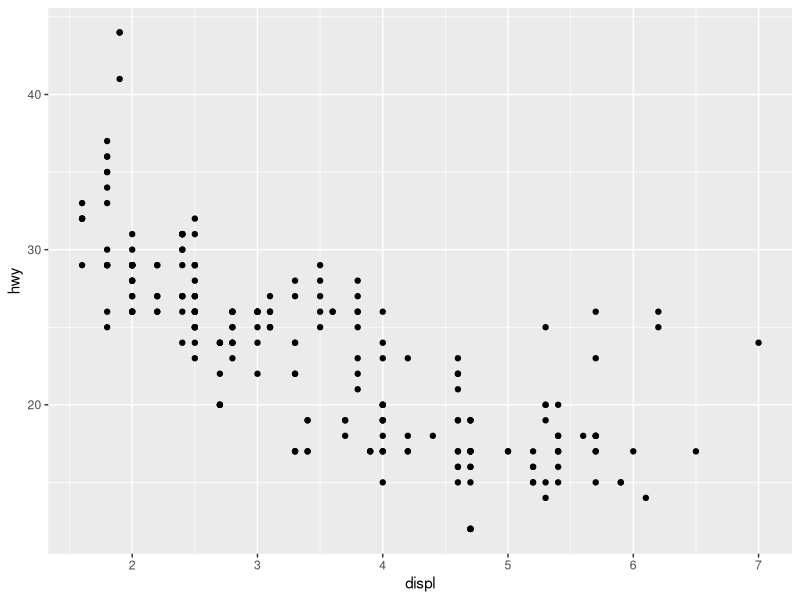
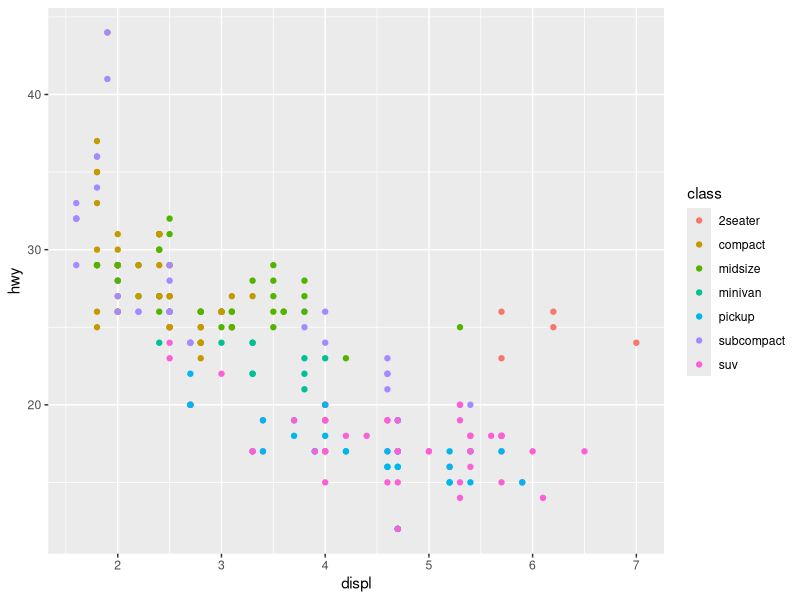
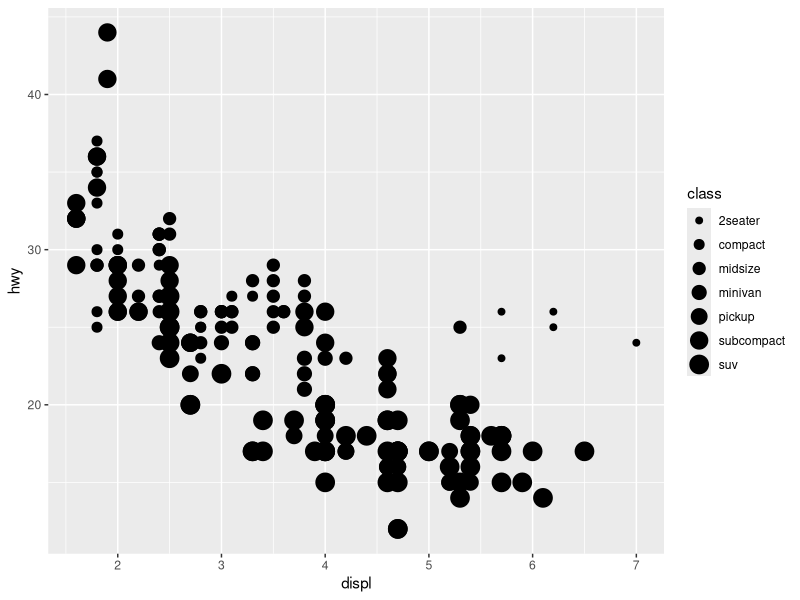
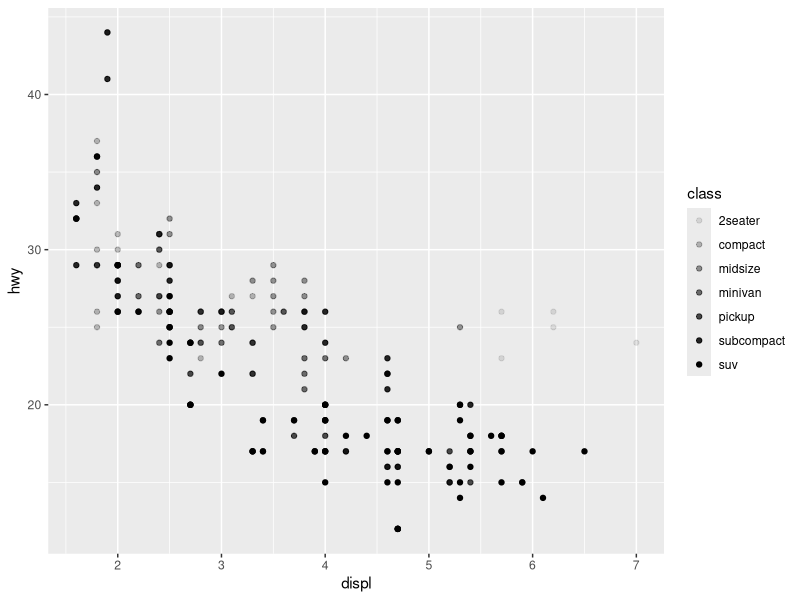
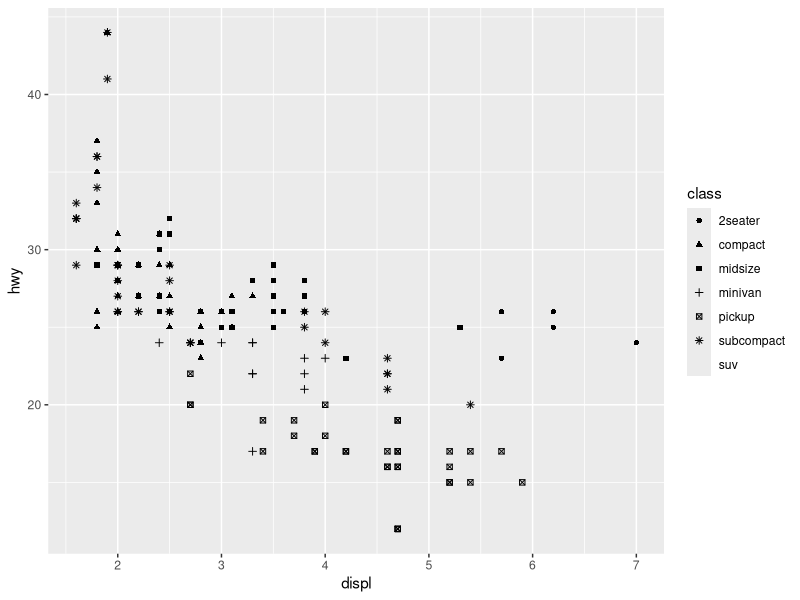
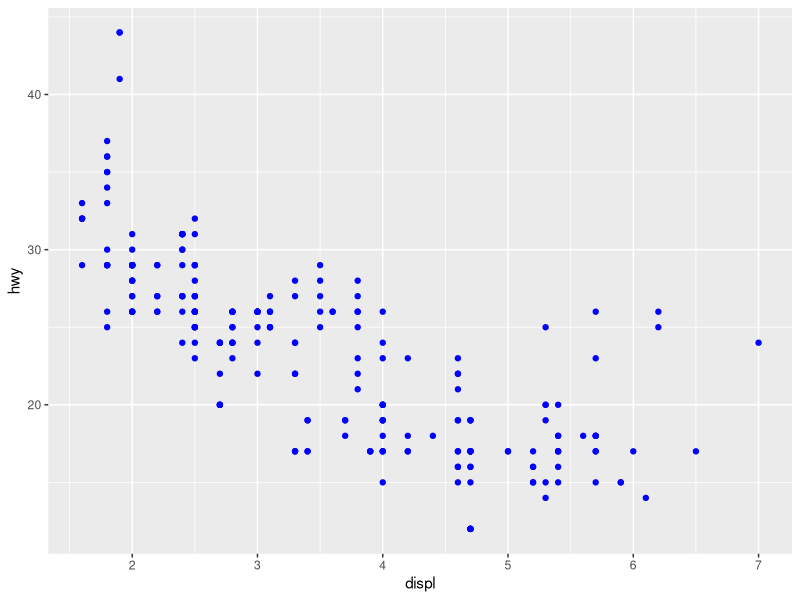
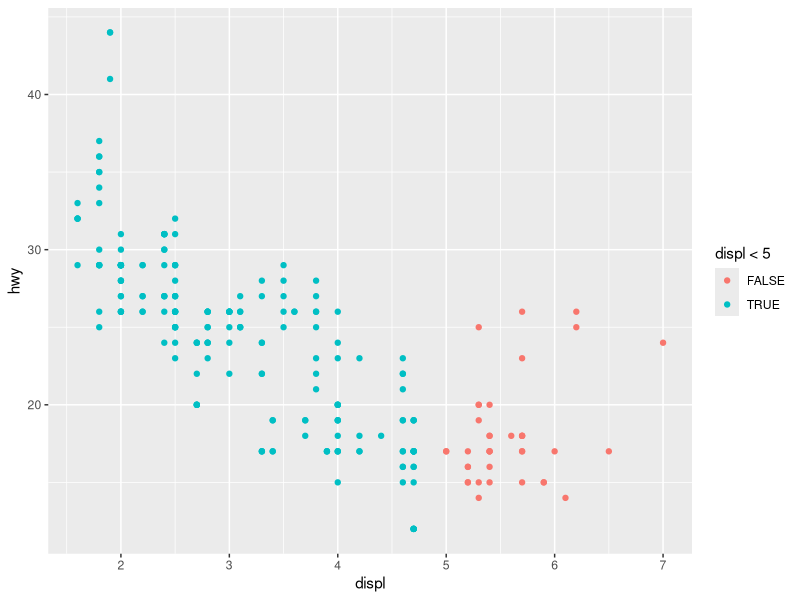
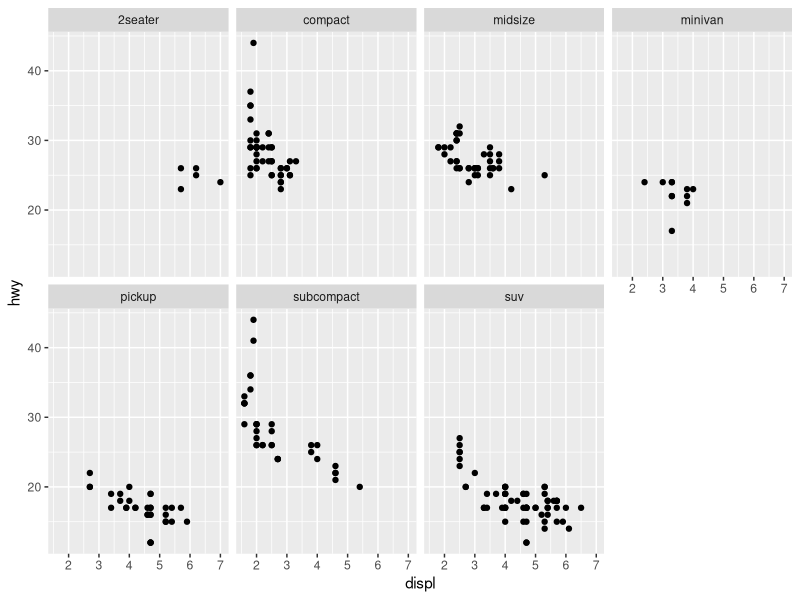

Recreate these plots in R, in order.
## ---- chunk 1
library(tidyverse)
## ---- chunk 2
mpg

ggplot(data = mpg) + 
  geom_point(mapping = aes(x = displ, y = hwy))
## ---- chunk 3
ggplot(data = mpg) + 
  geom_point(mapping = aes(x = displ, y = hwy, color = class))
## ---- chunk 4
ggplot(data = mpg) + 
  geom_point(mapping = aes(x = displ, y = hwy, size = class))
## ---- chunk 5
ggplot(data = mpg) + 
  geom_point(mapping = aes(x = displ, y = hwy, alpha = class))
## ---- chunk 6
ggplot(data = mpg) + 
  geom_point(mapping = aes(x = displ, y = hwy, shape = class))

## ---- chunk 7
ggplot(data = mpg) + 
  geom_point(mapping = aes(x = displ, y = hwy), color = "blue")
## ---- chunk 8
ggplot(data = mpg) + 
geom_point(mapping = aes(x=displ,y=hwy,colour = displ < 5))
## ---- chunk 9
ggplot(data = mpg) + 
  geom_point(mapping = aes(x = displ, y = hwy)) + 
  facet_wrap(~ class, nrow = 2)
## ---- chunk 10
ggplot(data = mpg) + 
  geom_point(mapping = aes(x = displ, y = hwy)) + 
  facet_grid(drv ~ cyl)
## ---- chunk 11
ggplot(data = mpg) + 
  geom_point(mapping = aes(x = displ, y = hwy)) +
  facet_grid(drv ~ .)

ggplot(data = mpg) + 
  geom_point(mapping = aes(x = displ, y = hwy)) +
  facet_grid(. ~ cyl)
## ---- chunk 12
ggplot(data = mpg) + 
  geom_point(mapping = aes(x = displ, y = hwy)) + 
  facet_wrap(~ class, nrow = 2)
## ---- chunk 13
ggplot(data = mpg) + 
  geom_point(mapping = aes(x = displ, y = hwy))

ggplot(data = mpg) + 
  geom_smooth(mapping = aes(x = displ, y = hwy))
## ---- chunk 14
ggplot(data = mpg) + 
  geom_smooth(mapping = aes(x = displ, y = hwy, linetype = drv))
## ---- chunk 15
ggplot(data = mpg) +
  geom_smooth(mapping = aes(x = displ, y = hwy))
              
ggplot(data = mpg) +
  geom_smooth(mapping = aes(x = displ, y = hwy, group = drv))
    
ggplot(data = mpg) +
  geom_smooth(
    mapping = aes(x = displ, y = hwy, color = drv),
    show.legend = FALSE
  )

ggplot(data = mpg) +
  geom_point(
    mapping = aes(x = displ, y = hwy, color = drv),
    show.legend = FALSE
  )
## ---- chunk 16
ggplot(data = mpg) + 
  geom_point(mapping = aes(x = displ, y = hwy)) +
  geom_smooth(mapping = aes(x = displ, y = hwy))
## ---- chunk 17
ggplot(data = mpg, mapping = aes(x = displ, y = hwy)) + 
  geom_point() + 
  geom_smooth()
## ---- chunk 18
ggplot(data = mpg, mapping = aes(x = displ, y = hwy)) + 
  geom_point(mapping = aes(color = class)) + 
  geom_smooth()
## ---- chunk 19
ggplot(data = mpg, mapping = aes(x = displ, y = hwy)) + 
  geom_point(mapping = aes(color = class)) + 
  geom_smooth(data = filter(mpg, class == "subcompact"), se = F)
## ---- chunk 20
ggplot(data = mpg, mapping = aes(x = displ, y = hwy)) + 
  geom_point() + 
  geom_smooth()

ggplot() + 
  geom_point(data = mpg, mapping = aes(x = displ, y = hwy)) + 
  geom_smooth(data = mpg, mapping = aes(x = displ, y = hwy))
## ---- chunk 21
ggplot(mpg,aes(x = displ,y=hwy))+
  geom_point()+
  geom_smooth(se=F)
## ---- chunk 22
ggplot(mpg,aes(x = displ,y=hwy))+
  geom_point()+
  geom_smooth(se=F,aes(group=drv))
## ---- chunk 23
ggplot(mpg,aes(x = displ,y=hwy))+
  geom_point(aes(color=drv))+
  geom_smooth(se=F,aes(group=drv,color=drv))
## ---- chunk 24
ggplot(mpg,aes(x = displ,y=hwy))+
  geom_point(aes(color=drv))+
  geom_smooth(se=F)
## ---- chunk 25
ggplot(mpg,aes(x = displ,y=hwy))+
  geom_point(aes(color=drv))+
  geom_smooth(se=F,aes(group=drv,linetype=drv))
## ---- chunk 26
ggplot(mpg,aes(x = displ,y=hwy))+
  geom_point(aes(color=drv,size=5),fill="blue")
